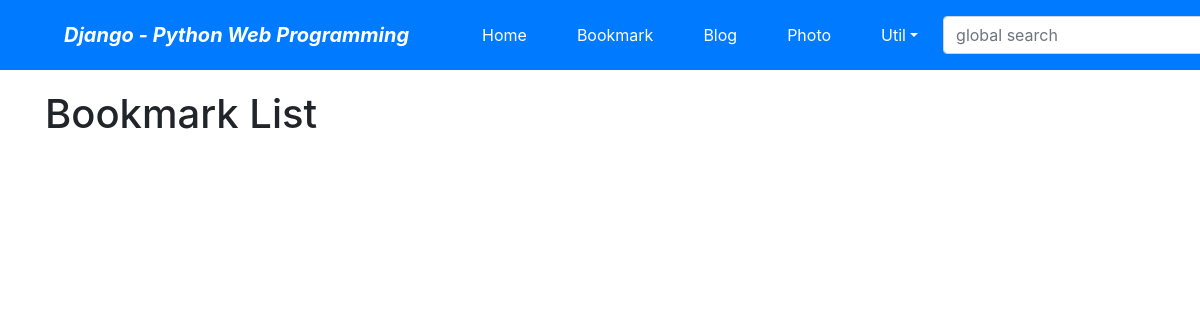
Page /bookmark/ on the earlier database version.
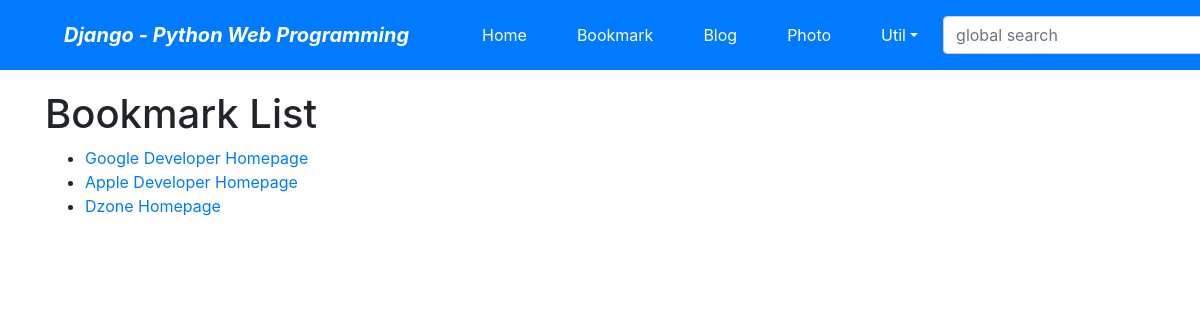
Same page on the later database version.
### bookmark/models.py (models this page shows)
class Bookmark(models.Model):
    title = models.CharField(max_length=100, blank=True) # varchar(100)
    url = models.URLField(unique=True) # 중복되면 안되니까 unique 특성 주기
    def __str__(self):
        return self.title

### bookmark/views.py (the view)
# urls.py: path('', BookmarkLV.as_view(), name='index'),
class BookmarkLV(ListView):
    model = Bookmark

### bookmark/templates/bookmark/bookmark_list.html (shortened to what this page needs)
{% extends 'base.html' %}
{% block content %}
<h1>Bookmark List</h1>
<ul>
{% for bookmark in object_list %}
    <li><a href="/bookmark/{{ bookmark.id }}">{{ bookmark }}</a></li>
</ul>
{% endblock %}

Differences in the rows shown:
added Bookmark: title "Google Developer Homepage"
added Bookmark: title "Apple Developer Homepage"
added Bookmark: title "Dzone Homepage"
